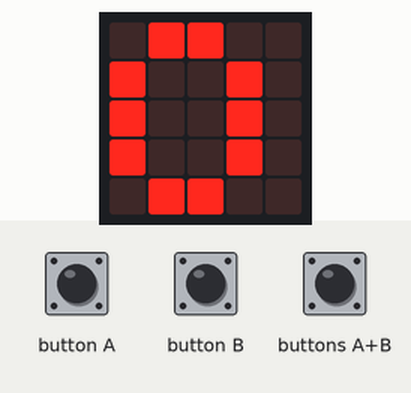
Recording of a program running on a simulated BBC micro:bit (MakeCode). Shown: the board's 5×5 LED display. The test bench sets the inputs (shaded band). Dim RGB values are drawn brighter than linear; random numbers come from a fixed seed; the 48×5 strip is a reading aid, not a part: it shows the text the display is scrolling, unrolled, one strip-width of it at a time.

Above: at 7.3 s.
7.4 s: buttons A+B pressed for 0.15 s
At 8.7 s:
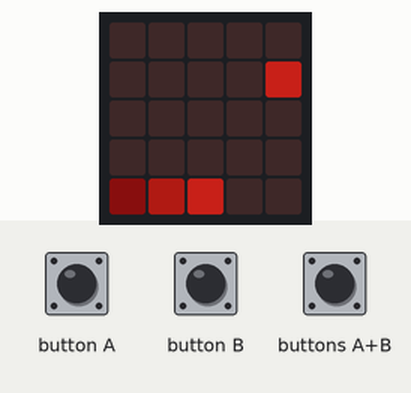
9.0 s: button A pressed for 0.15 s
At 10.1 s:
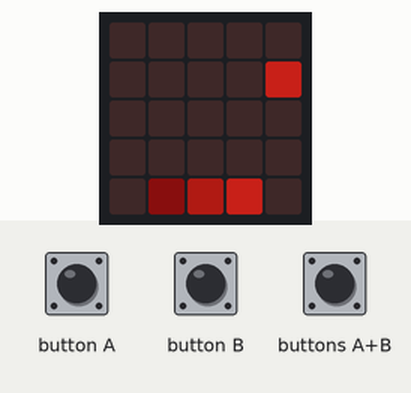
12.1 s: button B pressed for 0.15 s
At 13.4 s:
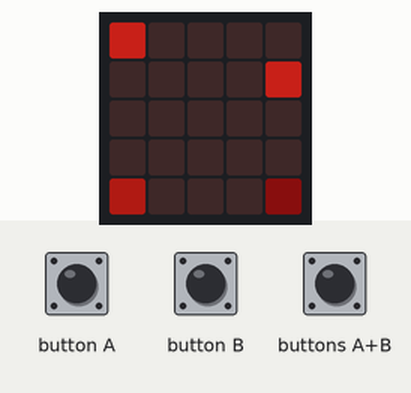
15.2 s: button A pressed for 0.15 s
At 16.5 s:
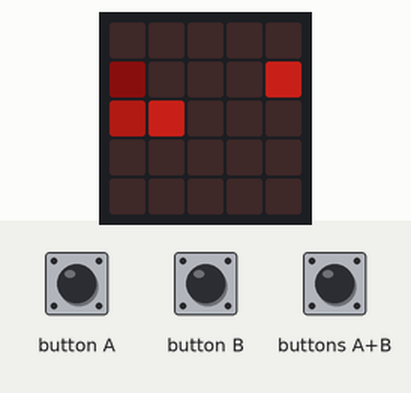
18.3 s: button B pressed for 0.15 s
At 19.5 s:
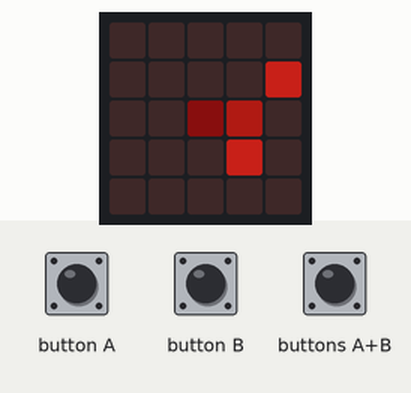
21.4 s: button A pressed for 0.15 s
At 22.1 s:
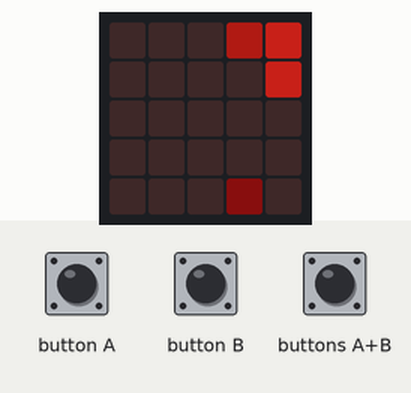
Timing chart, 0 to 24.4 s (numbered marks = the images above; inputs shaded):
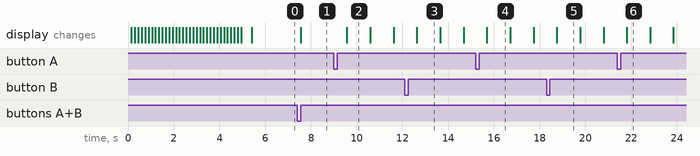

The program:

main.ts
```typescript
function run () {
    if (direction == "right") {
        led.unplot(X2, Y2)
        X2 = X1
        X1 = X
        Y2 = Y1
        Y1 = Y
        X += 1
        if (X > 4) {
            X = 0
        }
        led.plotBrightness(X2, Y2, bridg - 90)
        led.plotBrightness(X1, Y1, bridg - 45)
        led.plotBrightness(X, Y, bridg)
    }
    if (direction == "above") {
        led.unplot(X2, Y2)
        X2 = X1
        X1 = X
        Y2 = Y1
        Y1 = Y
        Y += -1
        if (Y < 0) {
            Y = 4
        }
        led.plotBrightness(X2, Y2, bridg - 90)
        led.plotBrightness(X1, Y1, bridg - 45)
        led.plotBrightness(X, Y, bridg)
    }
    if (direction == "left") {
        led.unplot(X2, Y2)
        X2 = X1
        X1 = X
        Y2 = Y1
        Y1 = Y
        X += -1
        if (X < 0) {
            X = 4
        }
        led.plotBrightness(X2, Y2, bridg - 90)
        led.plotBrightness(X1, Y1, bridg - 45)
        led.plotBrightness(X, Y, bridg)
    }
    if (direction == "down") {
        led.unplot(X2, Y2)
        X2 = X1
        X1 = X
        Y2 = Y1
        Y1 = Y
        Y += 1
        if (Y > 4) {
            Y = 0
        }
        led.plotBrightness(X2, Y2, bridg - 90)
        led.plotBrightness(X1, Y1, bridg - 45)
        led.plotBrightness(X, Y, bridg)
    }
}
input.onButtonPressed(Button.A, function () {
    if (direction == "right") {
        direction = "above"
    } else if (direction == "above") {
        direction = "left"
    } else if (direction == "left") {
        direction = "down"
    } else {
        direction = "right"
    }
    if (direction == "") {
        direction = "above"
    }
})
input.onButtonPressed(Button.AB, function () {
    basic.clearScreen()
    paus = !(paus)
    if (paus == true) {
        led.plotBrightness(X2, Y2, bridg - 90)
        led.plotBrightness(X1, Y1, bridg - 45)
        led.plotBrightness(X, Y, bridg)
        randPoint()
    } else {
        direction = ""
        basic.showString("" + (points))
    }
})
input.onButtonPressed(Button.B, function () {
    if (direction == "right") {
        direction = "down"
    } else if (direction == "down") {
        direction = "left"
    } else if (direction == "left") {
        direction = "above"
    } else {
        direction = "right"
    }
    if (direction == "") {
        direction = "right"
    }
})
function randPoint () {
    eatY = randint(0, 4)
    eatX = randint(0, 4)
    if (eatX == X || (eatX == X1 || eatX == X2) || (eatY == Y || (eatY == Y1 || eatY == Y2))) {
        randPoint()
    } else {
        led.plotBrightness(eatX, eatY, 100)
    }
}
let eatX = 0
let eatY = 0
let paus = false
let Y2 = 0
let Y1 = 0
let Y = 0
let X2 = 0
let X1 = 0
let X = 0
let direction = ""
let bridg = 0
let points = 0
basic.showString("SNAKE")
points = 0
bridg = 100
let score = 1000
direction = ""
X = 2
X1 = 1
X2 = 0
Y = 4
Y1 = 4
Y2 = 4
basic.showString("" + (points))
basic.forever(function () {
    if (paus == true) {
        basic.pause(score)
        run()
        if (X == eatX && Y == eatY) {
            randPoint()
            points += 1
            score += -10
        }
    }
})
```

test.ts
```typescript
// тут проходять випробування; ця компіляція не відбуватиметься, коли цей пакет використовуватиметься як розширення.
```

Measured:
- after the input at 7.4 s, the display: changes after 0.15 s (image 1)
- after the input at 9.0 s, the display: changes after 0.57 s (image 2)
- what the display in image 2 shows lasts 1.0 s, from 9.6 s to 10.6 s
